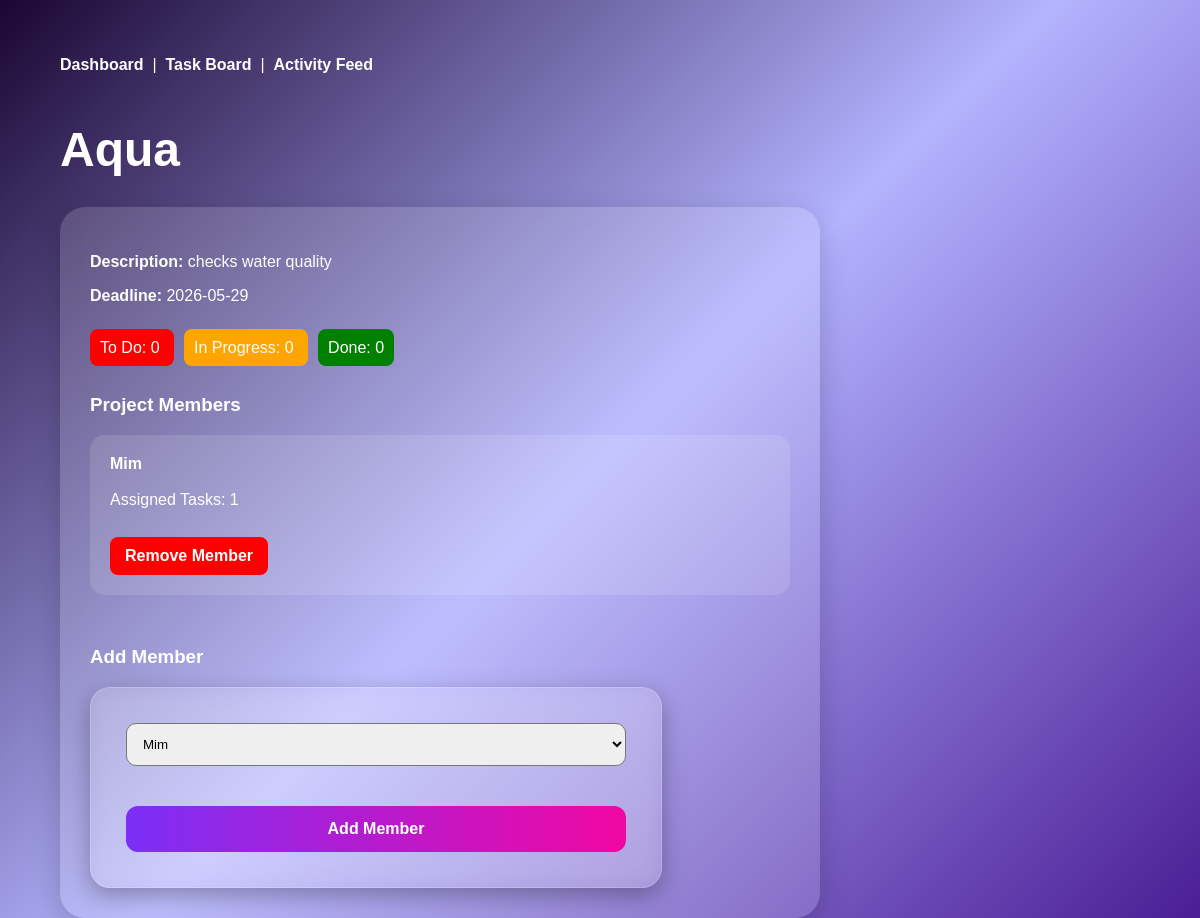
Screenshot of /TASK2/views/projects/project_detail.php?id=12 (signed in) with the database file from the repository.
### tables this page shows
CREATE TABLE `projects` (
  `id` int(11) NOT NULL,
  `workspace_id` int(11) DEFAULT NULL,
  `name` varchar(100) DEFAULT NULL,
  `description` text DEFAULT NULL,
  `deadline` date DEFAULT NULL,
  `color_label` varchar(20) DEFAULT NULL,
  `is_archived` tinyint(4) DEFAULT 0,
  `created_at` timestamp NOT NULL DEFAULT current_timestamp()
);

CREATE TABLE `users` (
  `id` int(11) NOT NULL,
  `name` varchar(100) DEFAULT NULL,
  `email` varchar(100) DEFAULT NULL,
  `password_hash` varchar(255) DEFAULT NULL,
  `created_at` timestamp NOT NULL DEFAULT current_timestamp()
);

### config/app.php (called while the page is built, shortened)
<?php
function app_base_path(): string {
    static $base = null;
    if ($base !== null) {
        return $base;
    }
    $script = str_replace('\\', '/', $_SERVER['SCRIPT_NAME'] ?? '');
    if (preg_match('#^(.+?)/(TASK1|TASK2|task3)(/|$)#', $script, $m)) {
        $base = $m[1];
    } else {
        $base = rtrim(dirname($script), '/');
    }
    return $base;
}
function app_url(string $path = ''): string {
    $base = app_base_path();
    $path = ltrim(str_replace('\\', '/', $path), '/');
    return ($base === '' ? '' : $base) . '/' . $path;
}
function task3_route(string $name, array $params = []): string {
    $params['route'] = $name;
    return app_url('task3/index.php?' . http_build_query($params));
}

### TASK2/models/ProjectModel.php (called while the page is built, shortened)
<?php
require_once(__DIR__ . "/../config/database.php");
class ProjectModel
{
    public function getWorkspaceMembers($workspace_id)
    {
        global $conn;
        $sql = "SELECT users.id,
                       users.name
                FROM workspace_members
                INNER JOIN users
                ON workspace_members.user_id = users.id
                WHERE workspace_members.workspace_id = ?";
        $stmt = $conn->prepare($sql);
        $stmt->bind_param(
            "i",
            $workspace_id
        );
        $stmt->execute();
        return $stmt->get_result();
    }
    public function getProjectById($project_id)
    {
        global $conn;
        $sql = "SELECT *
                FROM projects
                WHERE id = ?";
        $stmt = $conn->prepare($sql);
        $stmt->bind_param(
            "i",
            $project_id
        );
        $stmt->execute();
        return $stmt->get_result();
    }
    public function getMemberTaskCounts($project_id)
    {
        global $conn;
        $sql = "SELECT users.id,
                       users.name,
                       COUNT(tasks.id) AS total_tasks
                FROM project_members
                INNER JOIN users
                ON project_members.user_id = users.id
                LEFT JOIN tasks
                ON tasks.assigned_to = users.id
                AND tasks.project_id = project_members.project_id
                WHERE project_members.project_id = ?
                GROUP BY users.id";
        $stmt = $conn->prepare($sql);
        $stmt->bind_param(
            "i",
            $project_id
        );
        $stmt->execute();
        return $stmt->get_result();
    }
}
?>

### TASK2/views/projects/project_detail.php (the view, shortened to what this page needs)
<?php
require_once __DIR__ . '/../../includes/init.php';
require_once __DIR__ . '/../../models/ProjectModel.php';
$model = new ProjectModel();
$id = $_GET['id'];
$result = $model->getProjectById($id);
$project = $result->fetch_assoc();
?>
<!DOCTYPE html>
<html>
<head>
    <link rel="stylesheet"
    href="../../assets/css/style.css">
</head>
<body>
<div class="page-container">
    <p style="margin-bottom:16px;">
        <a href="<?= htmlspecialchars(app_url('TASK1/index.php?page=dashboard')) ?>">Dashboard</a>
        &nbsp;|&nbsp;
        <a href="<?= htmlspecialchars(task3_route('board', ['project_id' => (int)$id])) ?>">Task Board</a>
        &nbsp;|&nbsp;
        <a href="<?= htmlspecialchars(app_url('TASK2/views/activity_feed.php?project_id=' . (int)$id)) ?>">Activity Feed</a>
    </p>
    <h1>
        <?php echo htmlspecialchars($project['name']); ?>
    </h1>
    <div class="project-detail-card">
        <p>
            <strong>Description:</strong>
            <?php echo $project['description']; ?>
        </p>
        <p>
            <strong>Deadline:</strong>
            <?php echo $project['deadline']; ?>
        </p>
        <br>
        <span style="
            background:red;
            color:white;
            padding:10px;
            border-radius:8px;
        ">
            To Do: 0
        </span>
        <span style="
            background:orange;
            color:white;
            padding:10px;
            border-radius:8px;
            margin-left:10px;
        ">
            In Progress: 0
        </span>
        <span style="
            background:green;
            color:white;
            padding:10px;
            border-radius:8px;
            margin-left:10px;
        ">
            Done: 0
        </span>
        <br><br>
        <h3>Project Members</h3>
<?php
$members =
$model->getMemberTaskCounts($project['id']);
while($member = $members->fetch_assoc())
{
?>
        <div class="member-box">
            <strong>
                <?php echo $member['name']; ?>
            </strong>
            <br><br>
            Assigned Tasks:
            <?php echo $member['total_tasks']; ?>
            <br><br>
            <a
            href="../../controllers/ProjectController.php?remove_member=<?php echo $member['id']; ?>&project_id=<?php echo $project['id']; ?>"
            class="member-remove-btn">
                Remove Member
            </a>
        </div>
<?php
}
?>
        <br>
        <h3>Add Member</h3>
        <form
        action="../../controllers/ProjectController.php"
        method="POST">
            <select
            name="user_id"
            style="
            width:100%;
            padding:12px;
            border-radius:10px;
            margin-bottom:20px;
            ">
<?php
$workspace_members =
$model->getWorkspaceMembers(1);
while($user = $workspace_members->fetch_assoc())
{
?>
                <option
                value="<?php echo $user['id']; ?>">
                    <?php echo $user['name']; ?>
                </option>
<?php
}
?>
            </select>
            <button
            type="submit"
            name="add_member"
            class="add-member-btn">
                Add Member
            </button>
        </form>
    </div>
</div>
</body>
</html>

### TASK2/assets/css/style.css (style rules this page uses)
body { margin:0; padding:0; font-family: Arial, sans-serif; background: linear-gradient( 135deg, #1a0633, #b3b3ff, #4b1d95 ); min-height:100vh; color:white; }
.page-container { width:100%; min-height:100vh; display:flex; justify-content:center; align-items:center; flex-direction:column; }
h1 { font-size:48px; margin-bottom:30px; }
a { color:white; text-decoration:none; font-weight:bold; }
form { width:500px; background: rgba(255,255,255,0.1); backdrop-filter: blur(10px); padding:35px; border-radius:20px; border:1px solid rgba(255,255,255,0.2); box-shadow: 0px 8px 25px rgba(0,0,0,0.3); }
button { width:100%; margin-top:30px; padding:15px; border:none; border-radius:12px; background: linear-gradient( 90deg, #7b2ff7, #f107a3 ); color:white; font-size:17px; font-weight:bold; cursor:pointer; }
.page-container { width: 90%; max-width: 1200px; margin: auto; display: flex; justify-content: center; align-items: flex-start; min-height: 100vh; padding-top: 40px; }
.project-detail-card { width: 700px; background: rgba(255,255,255,0.15); backdrop-filter: blur(10px); padding: 30px; border-radius: 25px; box-shadow: 0px 10px 30px rgba(0,0,0,0.2); }
.member-box { background: rgba(255,255,255,0.12); padding: 20px; border-radius: 15px; margin-bottom: 15px; }
.member-remove-btn { background: red; color: white; padding: 10px 15px; border-radius: 8px; text-decoration: none; display: inline-block; margin-top: 10px; }
.add-member-btn { background: linear-gradient(to right, #7b2ff7, #f107a3); color: white; border: none; padding: 14px; width: 100%; border-radius: 12px; font-size: 16px; cursor: pointer; }
button[type="submit"] { width:100%; margin-top:20px; }

### rows the page displays
projects: name "Aqua", description "checks water quality", deadline "2026-05-29"
users: name "Mim", total_tasks "1"

### other values shown
form field user_id "Mim"
